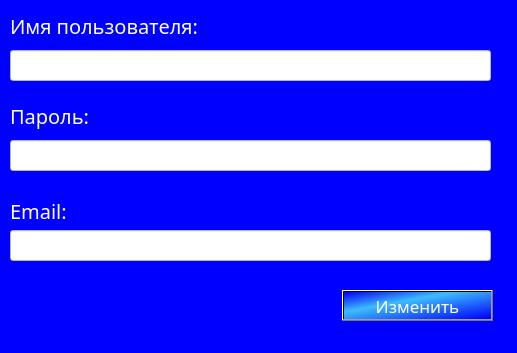
<?xml version="1.0" encoding="UTF-8"?>
<ui version="4.0">
 <class>Change</class>
 <widget class="QWidget" name="Change">
  <property name="enabled">
   <bool>true</bool>
  </property>
  <property name="geometry">
   <rect>
    <x>0</x>
    <y>0</y>
    <width>517</width>
    <height>353</height>
   </rect>
  </property>
  <property name="sizePolicy">
   <sizepolicy hsizetype="Fixed" vsizetype="Fixed">
    <horstretch>0</horstretch>
    <verstretch>0</verstretch>
   </sizepolicy>
  </property>
  <property name="cursor">
   <cursorShape>PointingHandCursor</cursorShape>
  </property>
  <property name="windowTitle">
   <string>Смена данных</string>
  </property>
  <property name="styleSheet">
   <string notr="true">background-color: rgb(0, 0, 255);</string>
  </property>
  <widget class="QLabel" name="name_label">
   <property name="geometry">
    <rect>
     <x>10</x>
     <y>10</y>
     <width>291</width>
     <height>31</height>
    </rect>
   </property>
   <property name="font">
    <font>
     <family>Montserrat Medium</family>
     <pointsize>15</pointsize>
    </font>
   </property>
   <property name="styleSheet">
    <string notr="true">color: rgb(255, 255, 255);</string>
   </property>
   <property name="text">
    <string>Имя пользователя:</string>
   </property>
  </widget>
  <widget class="QLineEdit" name="name">
   <property name="geometry">
    <rect>
     <x>10</x>
     <y>50</y>
     <width>481</width>
     <height>31</height>
    </rect>
   </property>
   <property name="font">
    <font>
     <family>Montserrat Medium</family>
     <pointsize>13</pointsize>
    </font>
   </property>
   <property name="styleSheet">
    <string notr="true">background-color: rgb(255, 255, 255);
color: rgb(0, 0, 0);</string>
   </property>
  </widget>
  <widget class="QLabel" name="pass_label">
   <property name="geometry">
    <rect>
     <x>10</x>
     <y>100</y>
     <width>491</width>
     <height>31</height>
    </rect>
   </property>
   <property name="font">
    <font>
     <family>Montserrat Medium</family>
     <pointsize>15</pointsize>
    </font>
   </property>
   <property name="styleSheet">
    <string notr="true">color: rgb(255, 255, 255);</string>
   </property>
   <property name="text">
    <string>Пароль:</string>
   </property>
  </widget>
  <widget class="QLineEdit" name="password">
   <property name="geometry">
    <rect>
     <x>10</x>
     <y>140</y>
     <width>481</width>
     <height>31</height>
    </rect>
   </property>
   <property name="font">
    <font>
     <family>Montserrat Medium</family>
     <pointsize>13</pointsize>
    </font>
   </property>
   <property name="styleSheet">
    <string notr="true">background-color: rgb(255, 255, 255);
color: rgb(0, 0, 0);</string>
   </property>
  </widget>
  <widget class="QLabel" name="email_label">
   <property name="geometry">
    <rect>
     <x>10</x>
     <y>190</y>
     <width>481</width>
     <height>41</height>
    </rect>
   </property>
   <property name="font">
    <font>
     <family>Montserrat Medium</family>
     <pointsize>15</pointsize>
    </font>
   </property>
   <property name="styleSheet">
    <string notr="true">color: rgb(255, 255, 255);</string>
   </property>
   <property name="text">
    <string>Email:</string>
   </property>
  </widget>
  <widget class="QLineEdit" name="email">
   <property name="geometry">
    <rect>
     <x>10</x>
     <y>230</y>
     <width>481</width>
     <height>31</height>
    </rect>
   </property>
   <property name="font">
    <font>
     <family>Montserrat Medium</family>
     <pointsize>13</pointsize>
    </font>
   </property>
   <property name="styleSheet">
    <string notr="true">background-color: rgb(255, 255, 255);
color: rgb(0, 0, 0);</string>
   </property>
  </widget>
  <widget class="QPushButton" name="change">
   <property name="geometry">
    <rect>
     <x>342</x>
     <y>290</y>
     <width>151</width>
     <height>31</height>
    </rect>
   </property>
   <property name="font">
    <font>
     <family>Montserrat Medium</family>
     <pointsize>13</pointsize>
    </font>
   </property>
   <property name="styleSheet">
    <string notr="true">color: rgb(255, 255, 255);
background-color: qlineargradient(spread:pad, x1:0, y1:0, x2:1, y2:1, stop:0 rgba(0, 0, 255, 255), stop:0.373134 rgba(62, 188, 255, 255), stop:0.985075 rgba(0, 0, 255, 255));</string>
   </property>
   <property name="text">
    <string>Изменить</string>
   </property>
  </widget>
  <widget class="QLabel" name="result">
   <property name="geometry">
    <rect>
     <x>20</x>
     <y>300</y>
     <width>301</width>
     <height>41</height>
    </rect>
   </property>
   <property name="font">
    <font>
     <family>Montserrat Medium</family>
     <pointsize>10</pointsize>
    </font>
   </property>
   <property name="cursor">
    <cursorShape>ArrowCursor</cursorShape>
   </property>
   <property name="styleSheet">
    <string notr="true">color: rgb(255, 255, 255);</string>
   </property>
   <property name="text">
    <string/>
   </property>
  </widget>
 </widget>
 <resources/>
 <connections/>
</ui>
